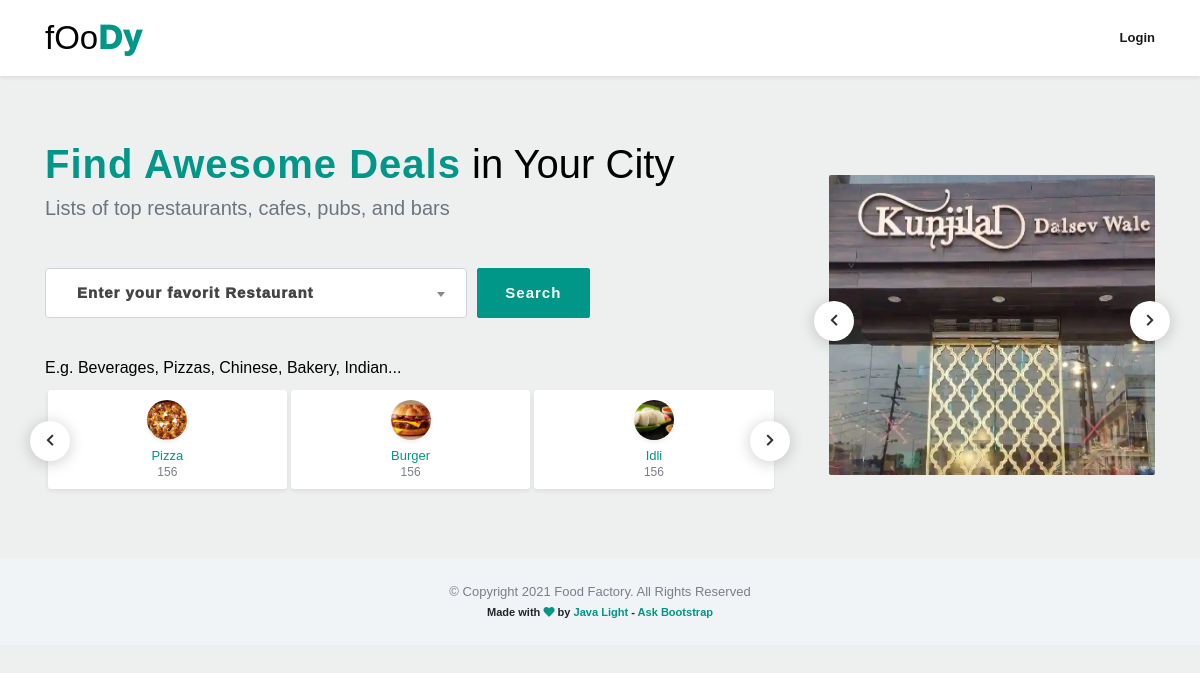
The page / on the database its author committed.
### tables this page shows
CREATE TABLE `categories` (
  `cid` int(11) NOT NULL auto_increment,
  `c_name` varchar(100) NOT NULL,
  `c_pic` varchar(100) NOT NULL,
  PRIMARY KEY  (`cid`),
  UNIQUE KEY `c_name` (`c_name`)
);

CREATE TABLE `restaurants` (
  `rid` int(11) NOT NULL auto_increment,
  `r_name` varchar(100) NOT NULL,
  `r_mobile` varchar(100) NOT NULL,
  `r_email` varchar(100) NOT NULL,
  `r_password` varchar(100) NOT NULL,
  `r_pic` varchar(100) NOT NULL default 'default.png',
  `r_city` varchar(100) NOT NULL,
  `r_address` varchar(100) NOT NULL default 'NA',
  `r_about` varchar(100) NOT NULL default 'NA',
  `r_title` varchar(100) NOT NULL default 'NA',
  `status` varchar(100) NOT NULL default 'Not Active',
  PRIMARY KEY  (`r_email`,`r_password`,`r_city`),
  UNIQUE KEY `rid` (`rid`)
);

### index.php (the view, shortened to what this page needs)
<?php
include './mycon.php';
?>
<!doctype html>
<html lang="en">
   <head>
      <link href="vendor/bootstrap/css/bootstrap.min.css" rel="stylesheet">
      <link href="vendor/fontawesome/css/all.min.css" rel="stylesheet">
      <link href="vendor/icofont/icofont.min.css" rel="stylesheet">
      <link href="vendor/select2/css/select2.min.css" rel="stylesheet">
      <link href="css/osahan.css" rel="stylesheet">
      <link rel="stylesheet" href="vendor/owl-carousel/owl.carousel.css">
      <link rel="stylesheet" href="vendor/owl-carousel/owl.theme.css">
      <link rel="stylesheet" href="css/index.css">
   </head>
   <body>
      <nav class="navbar navbar-expand-lg navbar-light bg-light osahan-nav shadow-sm">
         <?php include_once './header.php'; ?>
      </nav>
      <section class="pt-5 pb-5 homepage-search-block position-relative">
         <div class="container">
            <div class="row d-flex align-items-center">
               <div class="col-md-8">
                  <div class="homepage-search-title">
                     <h1 class="mb-2 font-weight-normal"><span class="font-weight-bold">Find Awesome Deals</span> in Your City</h1>
                     <h5 class="mb-5 text-secondary font-weight-normal">Lists of top restaurants, cafes, pubs, and bars </h5>
                  </div>
                  <div class="homepage-search-form">
                     <form class="form-noborder">
                        <div class="form-row">
                           <div class="col-lg-7 col-md-7 col-sm-12 form-group">
                           </div>
                           <div class="col-lg-2 col-md-2 col-sm-12 form-group">
                               <input type="submit" class="btn btn-primary btn-block btn-lg btn-gradient" value="Search"/>
                           </div>
                        </div>
                     </form>
                  </div>
                  <h6 class="mt-4 text-shadow font-weight-normal">E.g. Beverages, Pizzas, Chinese, Bakery, Indian...</h6>
                  <div class="owl-carousel owl-carousel-category owl-theme">
                     <?php
                     $q2="select * from categories";
                     $re2=$con->query($q2);
                     while($r2=$re2->fetch_assoc())
                     {
                         ?>
                      <div class="item">
                        <div class="osahan-category-item">
                            <a href="login.php">
                               <img class="img-fluid" src="admin/pics/products/<?php echo $r2['c_pic'];?>" alt="">
                              <h6><?php echo $r2['c_name'];?></h6>
                              <p>156</p>
                           </a>
                        </div>
                     </div>
                      <?php
                     }
                     ?>
                  </div>
               </div>
               <div class="col-md-4">
                  <div class="osahan-slider pl-4 pt-3">
                     <div class="owl-carousel homepage-ad owl-theme">
                        <?php
                        $q3="select * from restaurants";
                        $re3=$con->query($q3);
                        while($r3=$re3->fetch_assoc())
                        {
                            ?>
                         <div class="item">
                             <a href="login.php"><img class="img-fluid rounded" src="admin/pics/resto/<?php echo $r3['r_pic'];?>"  style="height: 300px;"></a>
                        </div>
                         <?php
                        }
                        ?>
                     </div>
                  </div>
               </div>
            </div>
         </div>
      </section>
      <footer class="pt-4 pb-4 text-center">
         <?php include_once './footer.php'; ?>
      </footer>
   </body>
</html>

### css/osahan.css (style rules this page uses)
body { background: #f3f7f8; font-size: 13px; font-weight: 500; }
button, a { outline: none !important; color: #009688; text-decoration: none !important; }
p { font-size: 13px; color: #7a7e8a; }
img { image-rendering: auto; }
.h1,.h2,.h3,.h4,.h5,.h6,h1,h2,h3,h4,h5,h6 { color: #000000; }
.osahan-nav { background: #fff none repeat scroll 0 0 !important; padding: 0; z-index: 9; }
:root { --input-padding-x: 1.5rem; --input-padding-y: 0.75rem; }
.homepage-search-block { background-color: #eef0ef; }
.homepage-search-form .form-group { position: relative; }
.homepage-search-form .btn { font-size: 15px; font-weight: 600; height: 50px; padding: 13px 5px; }
.osahan-category-item { background: #fff; margin: 5px 2px; border-radius: 3px; overflow: hidden; text-align: center; padding: 7px; box-shadow: 0 .125rem .25rem rgba(0,0,0,.075)!important; border: 1px solid #fff; }
.osahan-category-item h6 { margin: 0px; font-size: 13px; color: #009688; }
.osahan-category-item p { margin: 0px; font-size: 12px; }
.osahan-category-item img { width: 40px; height: 40px; object-fit: cover; border-radius: 50px; box-shadow: 0 .125rem .25rem rgba(0,0,0,.075)!important; margin: 2px 0 8px 0; }
.btn-primary, .badge-danger { background-color: #009688 !important; border-color: #009688 !important; }
.btn-lg { font-size: 15px; font-weight: bold; padding: 14px 35px; letter-spacing: 1px; }
.btn { border-radius: 2px; }
.rounded { border-radius: 2px !important; }
.pb-5, .py-5 { padding-bottom: 4rem !important; }
.pt-5, .py-5 { padding-top: 4rem !important; }
footer { background-color: #f0f4f7; }

### css/index.css (style rules this page uses)
body { background-color: #eef0ef; font-family: "Montserrat", sans-serif; margin: 0; }
span { color: #009688; letter-spacing: 1px; font-weight: 1000; }

### rows shown on the page
categories: c_pic (picture), c_name "Pizza"
categories: c_pic (picture), c_name "Burger"
categories: c_pic (picture), c_name "Idli"
restaurants: r_pic (picture)
